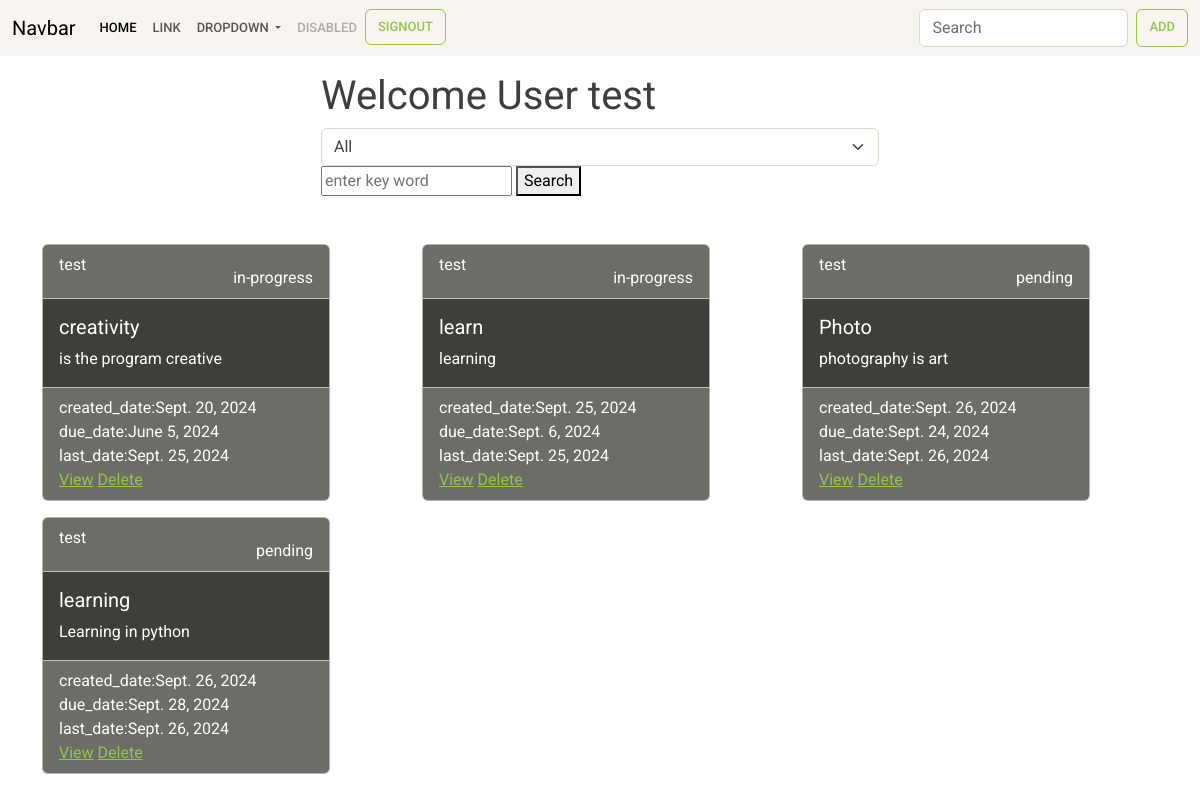
The app's page /task/all/ (signed in), older data.
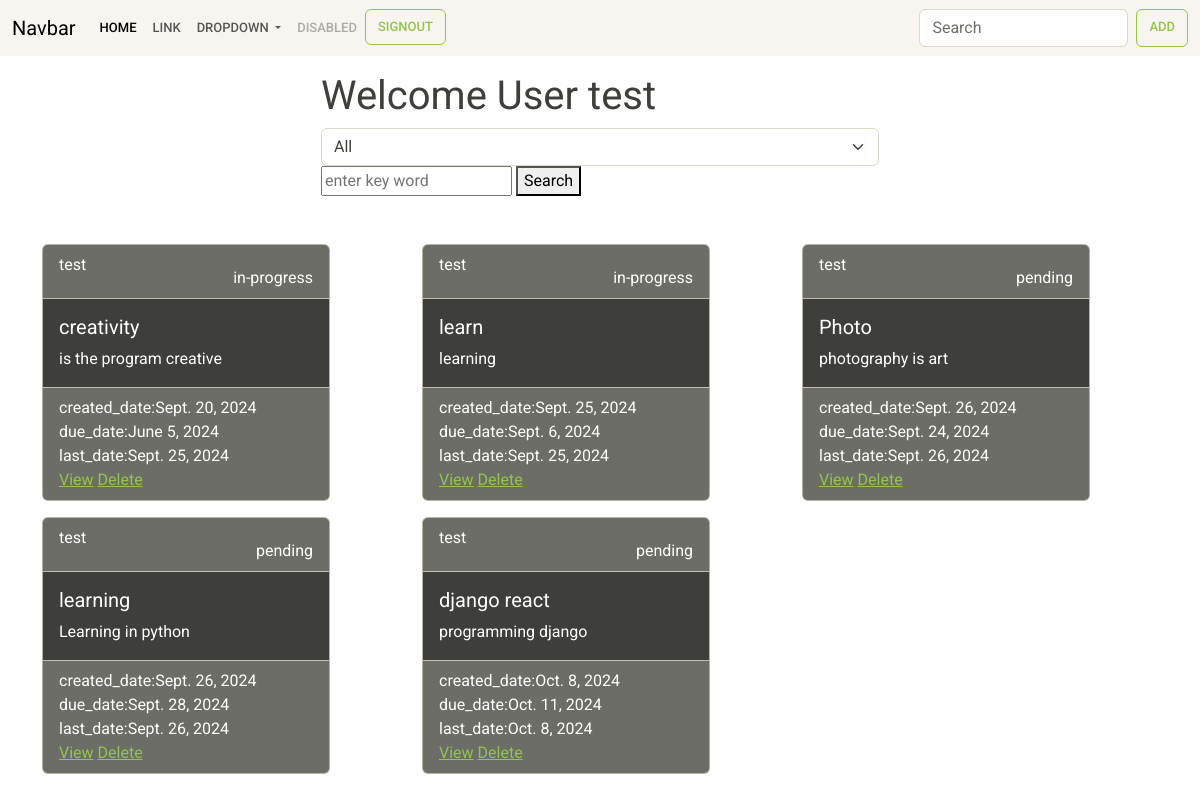
The same page, newer data.
### notes/models.py (models this page shows, shortened)
class Task(models.Model):
    title=models.CharField(max_length=200)
    description=models.TextField()
    created_date=models.DateTimeField(auto_now_add=True)
    due_date=models.DateTimeField(null=True)
    category_choices=(
        ("personal","personal"),
        ("business","business")
    )
    category=models.CharField(max_length=200,choices=category_choices,default="personal")
    status_choices=(
        ("pending","pending"),
        ("in-progress","in-progress"),
        ("done","done")
    )
    status=models.CharField(max_length=200,choices=status_choices,default="pending")
    updated_date=models.DateTimeField(auto_now=True)
    user=models.ForeignKey(User,on_delete=models.CASCADE)

### notes/views.py (the view)
# urls.py: path('task/all/',views.TaskListView.as_view(),name="task-list"),
@method_decorator(decs,name="dispatch")
class TaskListView(View):
    def get(self,request,*args,**kwargs):
        if not request.user.is_authenticated:
            return redirect('signin')
        search_text=request.GET.get("search_text")
        selected_category=request.GET.get("category","all")
        if selected_category =="all":
            qs=Task.objects.filter(user=request.user)
        else:
            qs=Task.objects.filter(category=selected_category,user=request.user)
        if search_text!=None:
            qs=Task.objects.filter(user=request.user)
            qs=qs.filter(Q(title__icontains=search_text)|Q(description__icontains=search_text))
        return render(request,"task_list.html",{"tasks":qs,"selected":selected_category})

### notes/templates/task_list.html (shortened to what this page needs)
{%extends 'base.html'%}
{%block main_block%}
<div class="container my-3">
    <div class="w-50 mx-auto">
        <h1>Welcome User {{request.user}}</h1>
        <form action="">
            <select name="category" id="" class="form-select" onchange="this.form.submit()">
                <option value="all"{% if selected == "all"%} selected {%endif%}>All</option>
            </select>
        </form>
        <form action="{%url 'task-list'%}">
            <input type="text" placeholder="enter key word" name="search_text">
            <button type="submit">Search</button>
        </form>
    </div>
</div>
<div class="container mt-5">
    <div class="row">
        {%for t in tasks%}
            <div class="col-4">
                <div class="card text-white bg-dark mb-3" style="max-width: 18rem;">
                    <div class="card-header d-flex justify-content-between">
                        <div>{{t.user}}</div>
                        <div>
                            {{t.status}}
                        </div>
                    </div>
                    <div class="card-body">
                      <h5 class="card-title">{{t.title}}</h5>
                      <p class="card-text">{{t.description}}</p>
                    </div>
                    <div class="card-footer text-body-white">
                        <div>created_date:{{t.created_date|date}}</div>
                        <div>due_date:{{t.due_date|date}}</div>
                        <div>last_date:{{t.updated_date|date}}</div>
                        <a href="{%url 'task-update' t.id%}">View</a>
                        <a href="{%url 'task-delete' t.id%}">Delete</a>
                    </div>
                </div>
            </div>
        {%endfor%}
    </div>
</div>
{%endblock%}

### notes/templates/base.html (shortened to what this page needs)
<!DOCTYPE html>
<html lang="en">
<head>
  {%load static%}
    <link rel="stylesheet" href="{%static 'css/bootstrap.min.css'%}">
</head>
<body>
    <nav class="navbar navbar-expand-lg navbar-light bg-light">
        <div class="container-fluid">
          <a class="navbar-brand" href="#">Navbar</a>
          <div class="collapse navbar-collapse" id="navbarSupportedContent">
            <ul class="navbar-nav me-auto mb-2 mb-lg-0">
              <li class="nav-item">
                <a class="nav-link active" aria-current="page" href="#">Home</a>
              </li>
              <li class="nav-item">
                <a class="nav-link" href="#">Link</a>
              </li>
              <li class="nav-item dropdown">
                <a class="nav-link dropdown-toggle" href="#" id="navbarDropdown" role="button" data-bs-toggle="dropdown" aria-expanded="false">
                  Dropdown
                </a>
              </li>
              <li class="nav-item">
                <a class="nav-link disabled" href="#" tabindex="-1" aria-disabled="true">Disabled</a>
              </li>
              <li>
                <a href="{%url 'signout'%}" class="btn btn-outline-success">Signout</a>
              </li>
            </ul>
            <form class="d-flex" action="{%url 'task-list'%}">
              <input class="form-control me-2" type="search" placeholder="Search" aria-label="Search" name="search-text">
              <a href="{%url 'task-add'%}" class="btn btn-outline-success" type="submit">Add</a>
            </form>
          </div>
        </div>
      </nav>
    {%block main_block%}
    {%endblock%}
</body>
</html>

Row changes from the older to the newer data that the page shows:
added Task: user "test", status "pending", title "django react", description "programming django", created_date "Oct. 8, 2024", due_date "Oct. 11, 2024", updated_date "Oct. 8, 2024"
